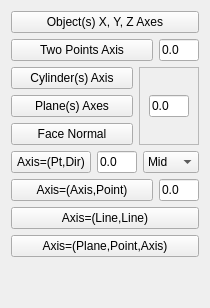
             <widget class="QWidget" name="Axis_Tab1">
              <attribute name="icon">
               <iconset>
                <normaloff>../../../../../../../../home/laurent/Documents/03_Plans/Python/Icons/WF_axis.svg</normaloff>../../../../../../../../home/laurent/Documents/03_Plans/Python/Icons/WF_axis.svg</iconset>
              </attribute>
              <attribute name="title">
               <string>Axis 1/2</string>
              </attribute>
              <layout class="QGridLayout" name="gridLayout_32">
               <item row="0" column="0">
                <widget class="QPushButton" name="button_object_axis">
                 <property name="toolTip">
                  <string>Create 3 Axes at center location of all selected Object(s).</string>
                 </property>
                 <property name="text">
                  <string>Object(s) X, Y, Z Axes</string>
                 </property>
                 <property name="icon">
                  <iconset>
                   <normaloff>../../../../../../../../home/laurent/Documents/03_Plans/Python/Icons/WF_centerObjectsAxes.svg</normaloff>../../../../../../../../home/laurent/Documents/03_Plans/Python/Icons/WF_centerObjectsAxes.svg</iconset>
                 </property>
                 <property name="iconSize">
                  <size>
                   <width>32</width>
                   <height>32</height>
                  </size>
                 </property>
                </widget>
               </item>
               <item row="1" column="0">
                <layout class="QHBoxLayout" name="horizontalLayout_2">
                 <item>
                  <widget class="QPushButton" name="button_twopoints_axis">
                   <property name="sizePolicy">
                    <sizepolicy hsizetype="Expanding" vsizetype="Minimum">
                     <horstretch>0</horstretch>
                     <verstretch>0</verstretch>
                    </sizepolicy>
                   </property>
                   <property name="maximumSize">
                    <size>
                     <width>16777215</width>
                     <height>16777215</height>
                    </size>
                   </property>
                   <property name="toolTip">
                    <string>Create an Axis crossing 2 Points.</string>
                   </property>
                   <property name="text">
                    <string>Two Points Axis</string>
                   </property>
                   <property name="icon">
                    <iconset>
                     <normaloff>../../../../../../../../home/laurent/Documents/03_Plans/Python/Icons/WF_2pointsLine.svg</normaloff>../../../../../../../../home/laurent/Documents/03_Plans/Python/Icons/WF_2pointsLine.svg</iconset>
                   </property>
                   <property name="iconSize">
                    <size>
                     <width>32</width>
                     <height>32</height>
                    </size>
                   </property>
                  </widget>
                 </item>
                 <item>
                  <widget class="QLineEdit" name="extension_twopoints_axis">
                   <property name="maximumSize">
                    <size>
                     <width>40</width>
                     <height>16777215</height>
                    </size>
                   </property>
                   <property name="toolTip">
                    <string>Distance for the extensions on extrema</string>
                   </property>
                   <property name="text">
                    <string>0.0</string>
                   </property>
                  </widget>
                 </item>
                </layout>
               </item>
               <item row="2" column="0">
                <layout class="QHBoxLayout" name="horizontalLayout_5">
                 <item>
                  <layout class="QVBoxLayout" name="verticalLayout">
                   <item>
                    <widget class="QPushButton" name="button_cylinder_axis">
                     <property name="maximumSize">
                      <size>
                       <width>16777215</width>
                       <height>16777215</height>
                      </size>
                     </property>
                     <property name="toolTip">
                      <string>Create the Axis of a Cylinder.</string>
                     </property>
                     <property name="text">
                      <string>Cylinder(s) Axis</string>
                     </property>
                     <property name="icon">
                      <iconset>
                       <normaloff>../../../../../../../../home/laurent/Documents/03_Plans/Python/Icons/WF_cylinderAxis.svg</normaloff>../../../../../../../../home/laurent/Documents/03_Plans/Python/Icons/WF_cylinderAxis.svg</iconset>
                     </property>
                     <property name="iconSize">
                      <size>
                       <width>32</width>
                       <height>32</height>
                      </size>
                     </property>
                    </widget>
                   </item>
                   <item>
                    <widget class="QPushButton" name="button_plane_axis">
                     <property name="maximumSize">
                      <size>
                       <width>16777215</width>
                       <height>16777215</height>
                      </size>
                     </property>
                     <property name="toolTip">
                      <string>Plane(s) Axes:
Create Perpendicular Axes at the center location of a Plane.
 - First select one (or several) Plane(s);
 - Then press the button

or 
Create Perpendicular Axes of a Plane at selected locations.
 - First select one Plane;
 - Second select Point(s) for locations
 - Press the button

NB: Axes are created on both sides of the Plane
The extension is 10 units by defaut but must be changed if needed.</string>
                     </property>
                     <property name="text">
                      <string>Plane(s) Axes</string>
                     </property>
                     <property name="icon">
                      <iconset>
                       <normaloff>../../../../../../../../home/laurent/Documents/03_Plans/Python/Icons/WF_FaceAxis.svg</normaloff>../../../../../../../../home/laurent/Documents/03_Plans/Python/Icons/WF_FaceAxis.svg</iconset>
                     </property>
                     <property name="iconSize">
                      <size>
                       <width>32</width>
                       <height>32</height>
                      </size>
                     </property>
                    </widget>
                   </item>
                   <item>
                    <widget class="QPushButton" name="button_face_normal">
                     <property name="sizePolicy">
                      <sizepolicy hsizetype="Expanding" vsizetype="Fixed">
                       <horstretch>0</horstretch>
                       <verstretch>0</verstretch>
                      </sizepolicy>
                     </property>
                     <property name="maximumSize">
                      <size>
                       <width>16777215</width>
                       <height>16777215</height>
                      </size>
                     </property>
                     <property name="toolTip">
                      <string>Create a normal Axis at click location of a Face.
Click first in the view to select and object,
then push the button, 
then click on a location on the selected object.</string>
                     </property>
                     <property name="text">
                      <string>Face Normal</string>
                     </property>
                     <property name="icon">
                      <iconset>
                       <normaloff>../../../../../../../../home/laurent/Documents/03_Plans/Python/Icons/WF_FaceNormal.svg</normaloff>../../../../../../../../home/laurent/Documents/03_Plans/Python/Icons/WF_FaceNormal.svg</iconset>
                     </property>
                     <property name="iconSize">
                      <size>
                       <width>32</width>
                       <height>32</height>
                      </size>
                     </property>
                    </widget>
                   </item>
                  </layout>
                 </item>
                 <item>
                  <widget class="QFrame" name="frame_4">
                   <property name="minimumSize">
                    <size>
                     <width>60</width>
                     <height>0</height>
                    </size>
                   </property>
                   <property name="maximumSize">
                    <size>
                     <width>50</width>
                     <height>16777215</height>
                    </size>
                   </property>
                   <property name="frameShape">
                    <enum>QFrame::StyledPanel</enum>
                   </property>
                   <property name="frameShadow">
                    <enum>QFrame::Raised</enum>
                   </property>
                   <layout class="QGridLayout" name="gridLayout">
                    <item row="0" column="0">
                     <widget class="QLineEdit" name="extension_face_normal">
                      <property name="minimumSize">
                       <size>
                        <width>40</width>
                        <height>0</height>
                       </size>
                      </property>
                      <property name="maximumSize">
                       <size>
                        <width>40</width>
                        <height>16777215</height>
                       </size>
                      </property>
                      <property name="toolTip">
                       <string>Length of external part of the (Normal) Axis.
  If zero In case of cylinder axis the extension will be a percentage of the object length.
  If zero and plane of face Normal, the extension will be 10 units.</string>
                      </property>
                      <property name="text">
                       <string>0.0</string>
                      </property>
                     </widget>
                    </item>
                   </layout>
                  </widget>
                 </item>
                </layout>
               </item>
               <item row="3" column="0">
                <layout class="QHBoxLayout" name="horizontalLayout_18">
                 <item>
                  <widget class="QPushButton" name="button_point_line_axis">
                   <property name="maximumSize">
                    <size>
                     <width>16777215</width>
                     <height>16777215</height>
                    </size>
                   </property>
                   <property name="toolTip">
                    <string>Create an Axis Parallel to an Axis (as Direction) and crossing a Point.
- Select one Axis and one (or several) Point(s) NOT on the previous Axis.
Define the length and the attach point if needed.
A Length of Zero means the length of already selected Axis will be used.</string>
                   </property>
                   <property name="text">
                    <string>Axis=(Pt,Dir)</string>
                   </property>
                   <property name="icon">
                    <iconset>
                     <normaloff>../../../../../../../../home/laurent/Documents/03_Plans/Python/Icons/WF_pointLineAxis.svg</normaloff>../../../../../../../../home/laurent/Documents/03_Plans/Python/Icons/WF_pointLineAxis.svg</iconset>
                   </property>
                   <property name="iconSize">
                    <size>
                     <width>32</width>
                     <height>32</height>
                    </size>
                   </property>
                  </widget>
                 </item>
                 <item>
                  <widget class="QLineEdit" name="extension_line">
                   <property name="maximumSize">
                    <size>
                     <width>40</width>
                     <height>16777215</height>
                    </size>
                   </property>
                   <property name="toolTip">
                    <string>Define the length of the Axis to create.
A Length of Zero means the length of already selected Axis will be used.</string>
                   </property>
                   <property name="text">
                    <string>0.0</string>
                   </property>
                  </widget>
                 </item>
                 <item>
                  <widget class="QComboBox" name="point_loc_comboBox">
                   <property name="maximumSize">
                    <size>
                     <width>60</width>
                     <height>16777215</height>
                    </size>
                   </property>
                   <property name="toolTip">
                    <string>The Attach Point will be at :
Start of the Axis;
Mid of the Axis;
End of the Axis.</string>
                   </property>
                   <property name="currentIndex">
                    <number>1</number>
                   </property>
                   <item>
                    <property name="text">
                     <string>Start</string>
                    </property>
                   </item>
                   <item>
                    <property name="text">
                     <string>Mid</string>
                    </property>
                   </item>
                   <item>
                    <property name="text">
                     <string>End</string>
                    </property>
                   </item>
                  </widget>
                 </item>
                </layout>
               </item>
               <item row="4" column="0">
                <layout class="QHBoxLayout" name="horizontalLayout_7">
                 <item>
                  <widget class="QPushButton" name="button_line_point_axis">
                   <property name="sizePolicy">
                    <sizepolicy hsizetype="Expanding" vsizetype="Minimum">
                     <horstretch>0</horstretch>
                     <verstretch>0</verstretch>
                    </sizepolicy>
                   </property>
                   <property name="minimumSize">
                    <size>
                     <width>0</width>
                     <height>0</height>
                    </size>
                   </property>
                   <property name="maximumSize">
                    <size>
                     <width>16777215</width>
                     <height>16777215</height>
                    </size>
                   </property>
                   <property name="toolTip">
                    <string>Create an Axis Perpendicular to an Axis and crossing a Point
-Select one Axis and one (or several) Point(s) NOT on the previous Axis.</string>
                   </property>
                   <property name="text">
                    <string>Axis=(Axis,Point)</string>
                   </property>
                   <property name="icon">
                    <iconset>
                     <normaloff>../../../../../../../../home/laurent/Documents/03_Plans/Python/Icons/WF_linePointAxis.svg</normaloff>../../../../../../../../home/laurent/Documents/03_Plans/Python/Icons/WF_linePointAxis.svg</iconset>
                   </property>
                   <property name="iconSize">
                    <size>
                     <width>32</width>
                     <height>32</height>
                    </size>
                   </property>
                  </widget>
                 </item>
                 <item>
                  <widget class="QLineEdit" name="extension_line_point_axis">
                   <property name="maximumSize">
                    <size>
                     <width>40</width>
                     <height>16777215</height>
                    </size>
                   </property>
                   <property name="toolTip">
                    <string>Distance for the extensions on extrema.</string>
                   </property>
                   <property name="text">
                    <string>0.0</string>
                   </property>
                  </widget>
                 </item>
                </layout>
               </item>
               <item row="5" column="0">
                <widget class="QPushButton" name="button_twolines_axis">
                 <property name="toolTip">
                  <string>Create an Axis between two Axes.
-Select two Axes.</string>
                 </property>
                 <property name="text">
                  <string>Axis=(Line,Line)</string>
                 </property>
                 <property name="icon">
                  <iconset>
                   <normaloff>../../../../../../../../home/laurent/Documents/03_Plans/Python/Icons/WF_twoLinesAxis.svg</normaloff>../../../../../../../../home/laurent/Documents/03_Plans/Python/Icons/WF_twoLinesAxis.svg</iconset>
                 </property>
                 <property name="iconSize">
                  <size>
                   <width>32</width>
                   <height>32</height>
                  </size>
                 </property>
                </widget>
               </item>
               <item row="6" column="0">
                <widget class="QPushButton" name="button_plane_point_line_axis">
                 <property name="toolTip">
                  <string>Create an Axis Perpendicular to an Axis, crossing a Point and Parallel to a Plane.
-Select one Plane, one Axis and one Point ON the previous Axis.</string>
                 </property>
                 <property name="text">
                  <string>Axis=(Plane,Point,Axis)</string>
                 </property>
                 <property name="icon">
                  <iconset>
                   <normaloff>../../../../../../../../home/laurent/Documents/03_Plans/Python/Icons/WF_planeLinePointAxis.svg</normaloff>../../../../../../../../home/laurent/Documents/03_Plans/Python/Icons/WF_planeLinePointAxis.svg</iconset>
                 </property>
                 <property name="iconSize">
                  <size>
                   <width>32</width>
                   <height>32</height>
                  </size>
                 </property>
                </widget>
               </item>
               <item row="7" column="0">
                <spacer name="verticalSpacer_12">
                 <property name="orientation">
                  <enum>Qt::Vertical</enum>
                 </property>
                 <property name="sizeHint" stdset="0">
                  <size>
                   <width>20</width>
                   <height>40</height>
                  </size>
                 </property>
                </spacer>
               </item>
              </layout>
             </widget>
